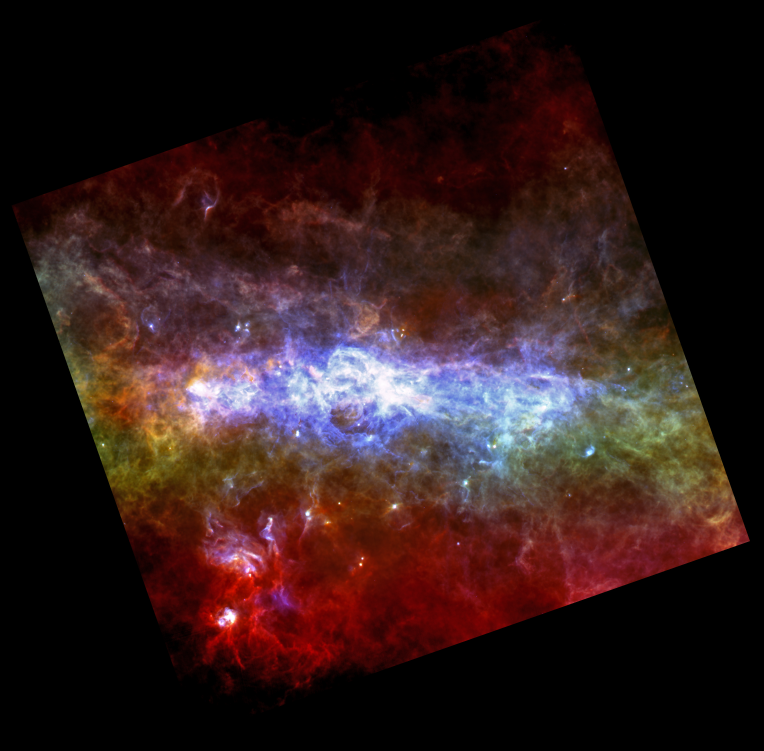
#> input picture dust_strt/png/Galactic_Centre.jpg, 3056 x 3004 px, found by its file name (shown at 1/4 size)
$ jupyter execute --allow-errors dust_strt.ipynb   (shell and % lines are left out)   (Python 2 division)
#> lines starting #> are read from the running program, lines starting #| are printed output that depends on the picture
[cell 1]
import matplotlib.pyplot as plt
import matplotlib
from numpy import *
from numpy.random import *
from numpy.fft import *
import scipy as sp
from scipy import ndimage
import os
import pyfits as pf
import IPython
from scipy.interpolate import *
from scipy.integrate import odeint
import healpy as hp
import tdpy_util


import seaborn as sns
sns.set(context='poster', style='dark', color_codes=True)

[cell 2]
path = '/n/home15/tansu/git/local/tdwork/dust_strt/png/Galactic_Centre.jpg'
#path = os.environ["DUST_STRT_PATH"] + '/png/Galactic_Centre.jpg'
imag = ndimage.imread(path)
#> imag is the input picture: shape (3004, 3056, 3); mean R, G, B 48.7, 28.3, 27.9

#jpixllimt = [1250, 1750]
jpixllimt = [750, 2250]
npixl = jpixllimt[1] - jpixllimt[0]
imag = imag[jpixllimt[0]:jpixllimt[1], jpixllimt[0]:jpixllimt[1], 0]
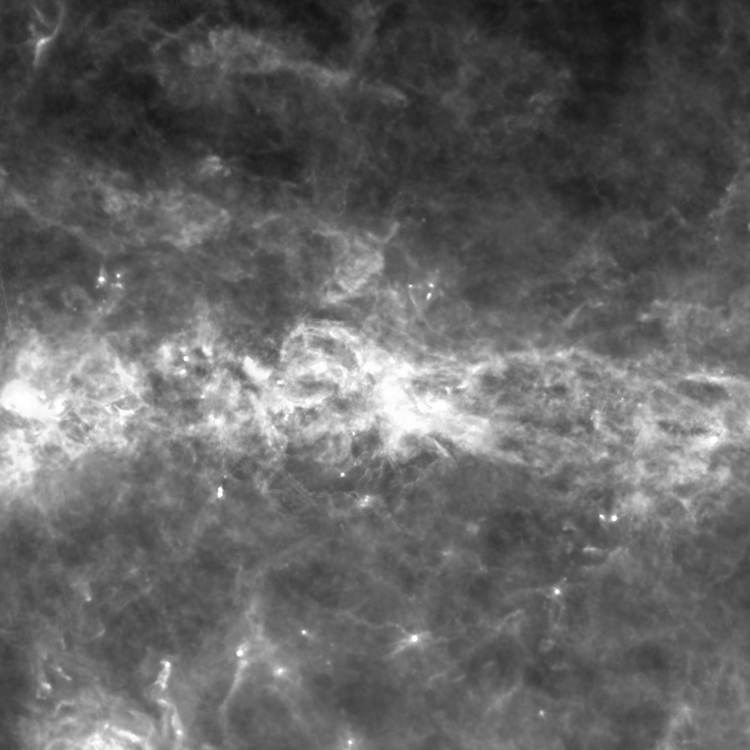
#> imag: shape (1500, 1500) (shown at 1/2 size); min 15, max 255, mean 100.7

imagdtft = fft2(imag)[0:npixl/2, 0:npixl/2]

imagdtftreal = real(imagdtft)
imagpsec = absolute(imagdtft)**2


#> (the rest of this cell did not finish here and is left out)


$ run again, with dust_strt/png/Stellar_Gestation_and_Birth_in_the_Milky_Way.jpg copied over dust_strt/png/Galactic_Centre.jpg
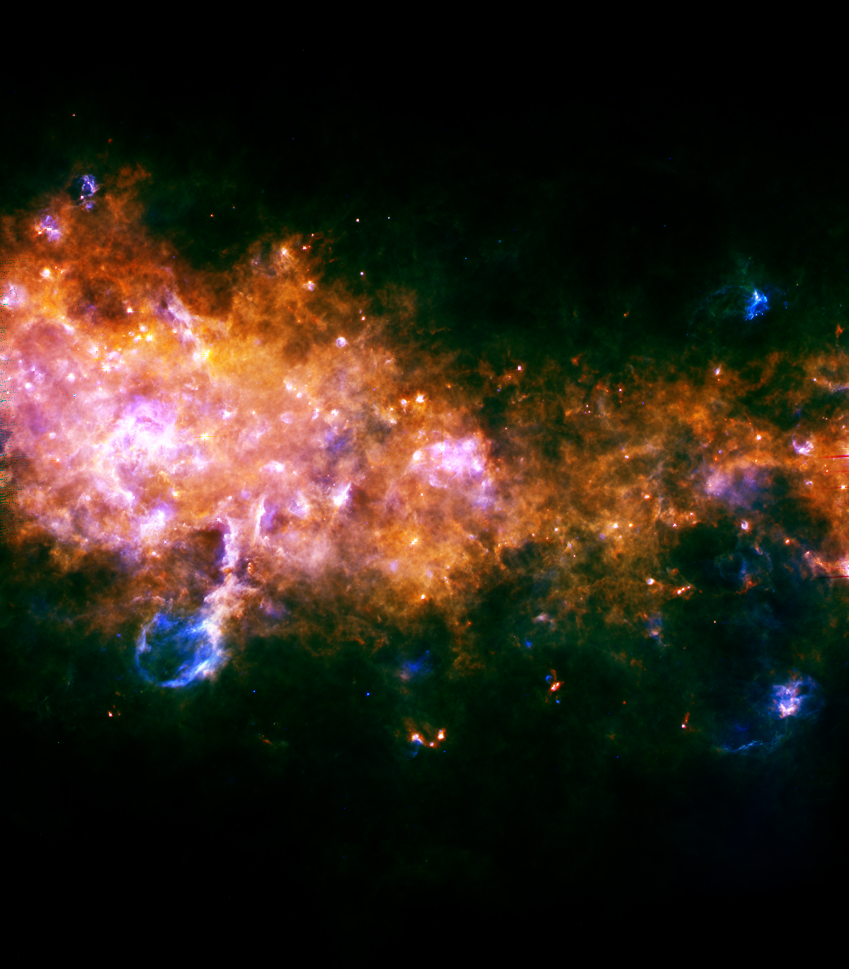
#> input picture dust_strt/png/Stellar_Gestation_and_Birth_in_the_Milky_Way.jpg, 2545 x 2906 px, found by its file name (shown at 1/3 size)
#> imag is the input picture: shape (2906, 2545, 3); mean R, G, B 49.3, 37.1, 25.7
#> `imag = imag[jpixllimt[0]:jpixllimt[1], jpixllimt[0]:jpixllimt[1], 0]`:
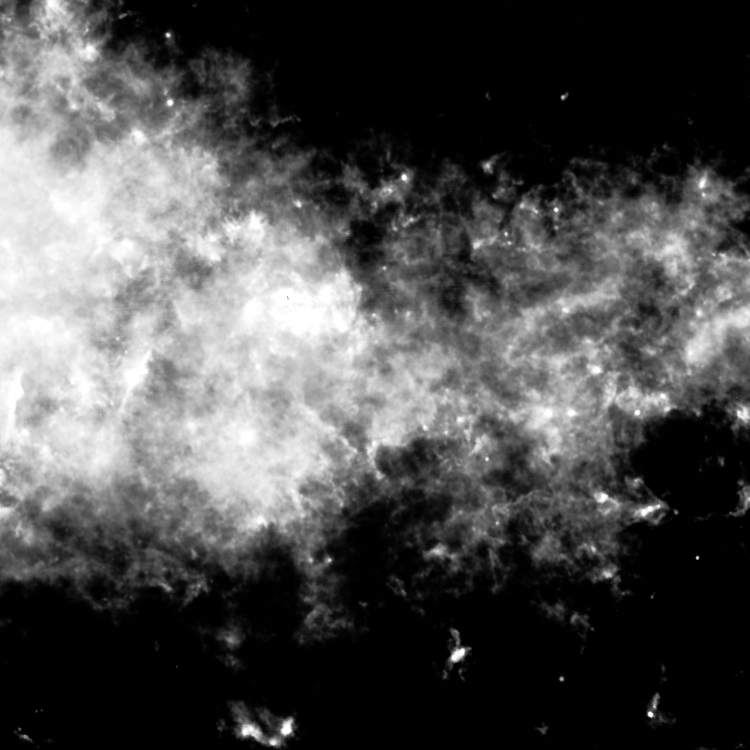
#> imag: shape (1500, 1500) (shown at 1/2 size); min 0, max 255, mean 79
